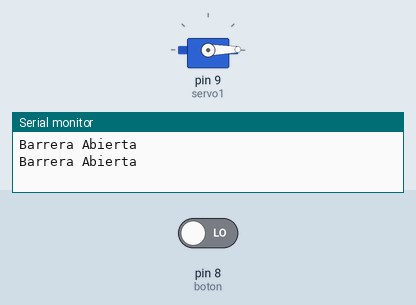
The sketch below on a simulated Arduino Uno, built with avr-gcc and run on an emulated ATmega328P. On the bench: servo, the last lines printed to the serial monitor. The test bench sets the inputs (shaded band); at power-on: pin 8 (boton) LOW.

Above: at 5.8 s.
5.9 s: pin 8 (boton) driven HIGH
At 10.4 s:
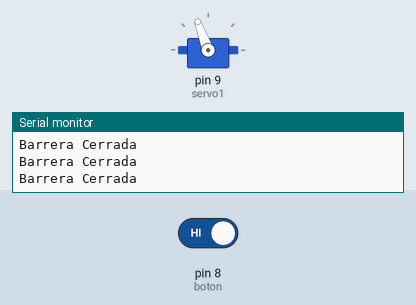
11.5 s: pin 8 (boton) driven LOW
At 12.4 s:
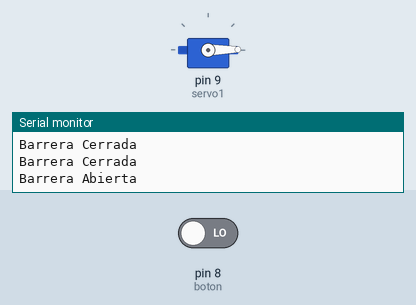
Timing chart, 0 to 14.5 s (numbered marks = the images above; inputs shaded):
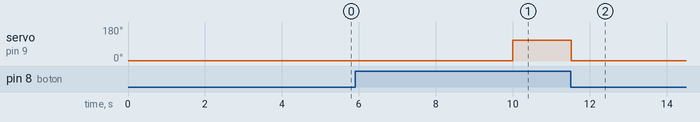

The sketch:

sketch_jan25a.ino
```cpp
#include <Servo.h>

Servo servo1;

int boton=8;
bool estado=false;

void setup()
{
  Serial.begin(9600);
  servo1.attach(9);
  servo1.write(110);
  pinMode(boton,INPUT);
}

void loop()
{
  //Minimo del servo 1º. Maximo del servo 180º.//
  //GRADO 1º: BARRERA ABIERTA. //
  //GRADO 110º: BARRERA CERRADA. //

  if(digitalRead(boton)==HIGH)
  {
    estado=false;
    Serial.println("Barrera Cerrada");
    servo1.write(110);
  }

  if(digitalRead(boton)==LOW)
  {
     estado=true;
     if(estado==true)
     {
       Serial.println("Barrera Abierta");
       servo1.write(1);
       delay(5000);
     }


  }


}
```

Measured:
- after the input at 5.9 s, servo on pin 9 (servo1): 1° → 110° after 4.1 s
- after the input at 11.5 s, servo on pin 9 (servo1): 110° → 1° at once
